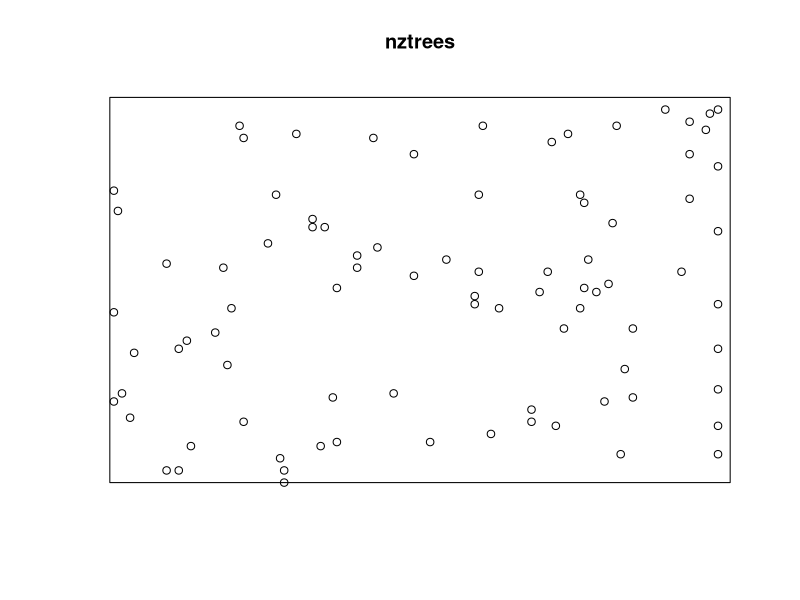
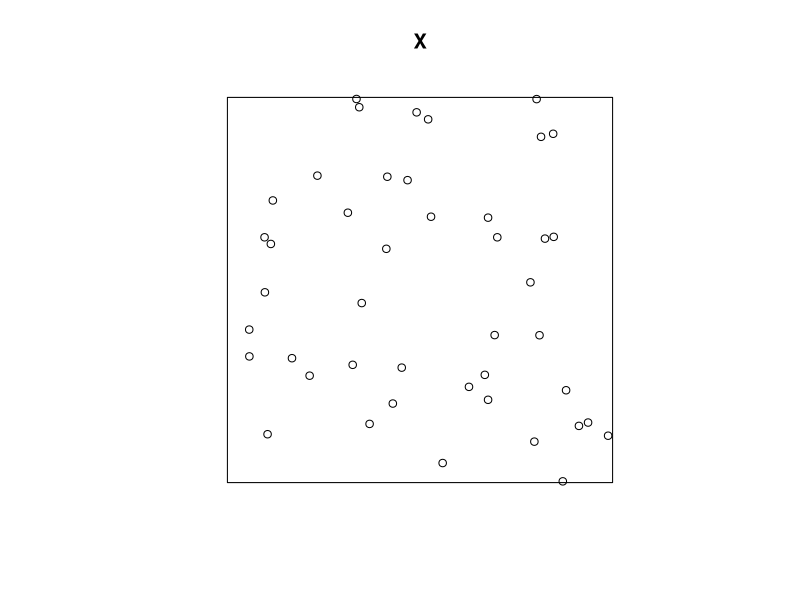
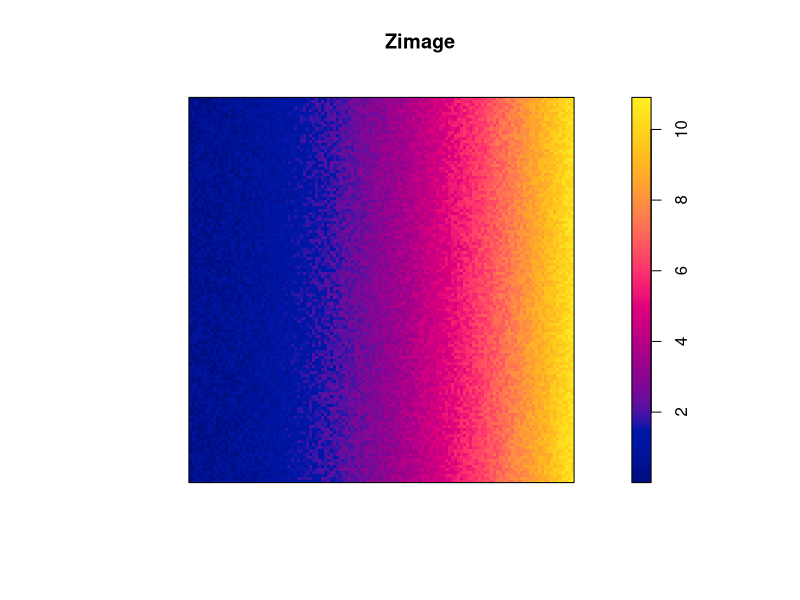
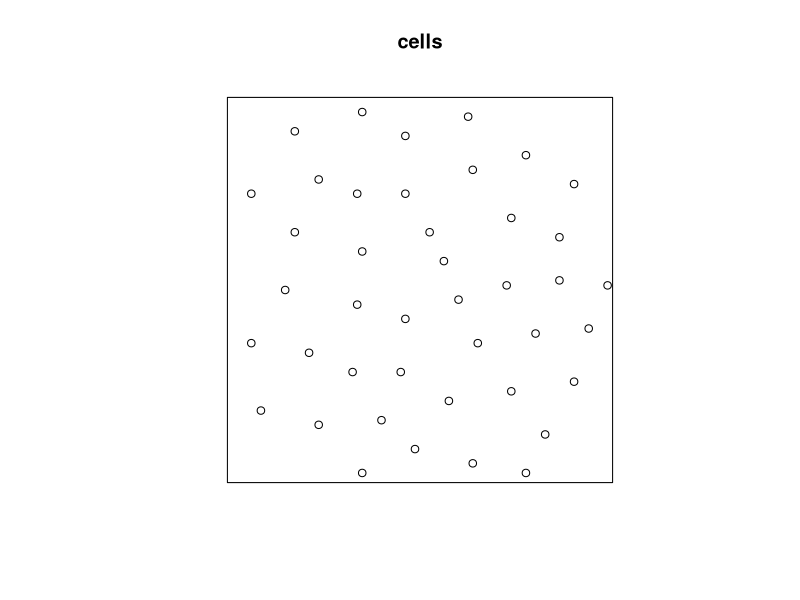
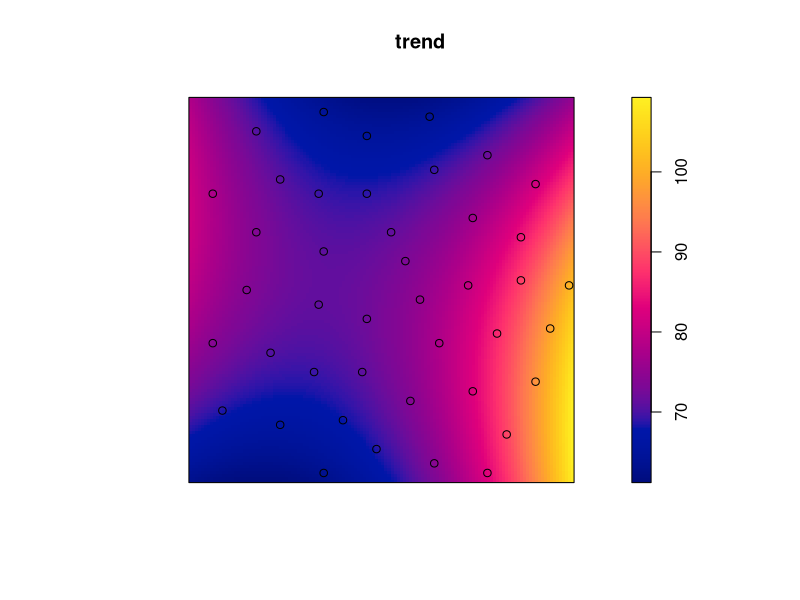
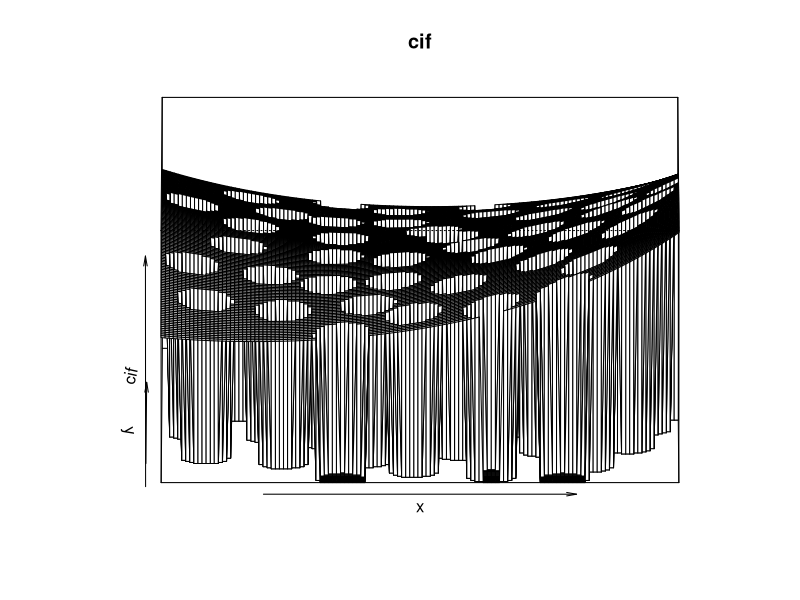
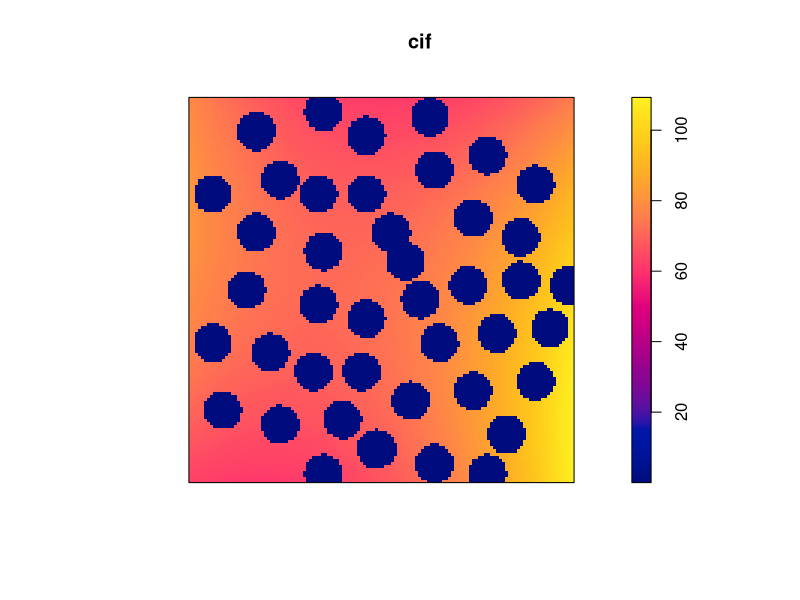
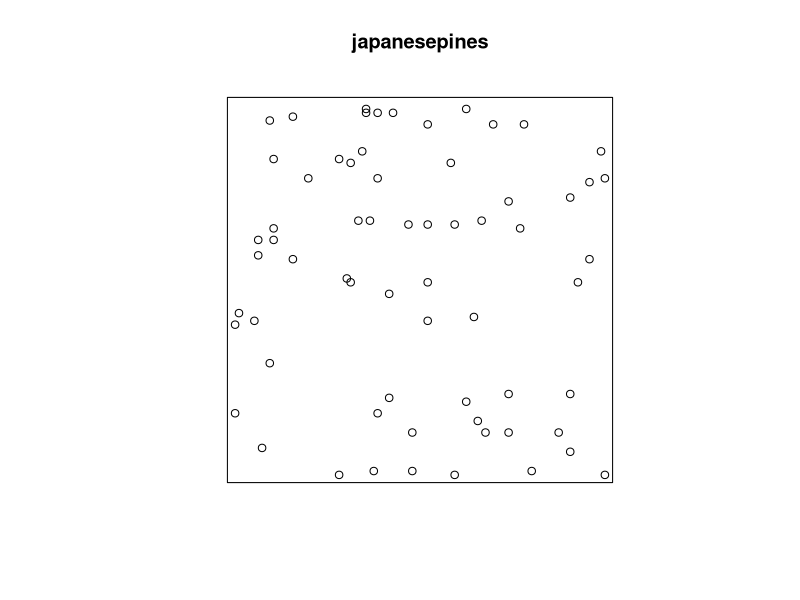

Reproduce these figures in R, in order.
rm(list=ls())
library(spatstat)
data(nztrees)
plot(nztrees)
ppm(nztrees)
# fit the stationary Poisson process
# to point pattern 'nztrees'

Q <- quadscheme(nztrees) 
ppm(Q) 
# equivalent.

ppm(nztrees, ~ x)
# fit the nonstationary Poisson process 
# with intensity function lambda(x,y) = exp(a + bx)
# where x,y are the Cartesian coordinates
# and a,b are parameters to be estimated

ppm(nztrees, ~ polynom(x,2))
# fit the nonstationary Poisson process 
# with intensity function lambda(x,y) = exp(a + bx + cx^2)

library(splines)
ppm(nztrees, ~ bs(x,df=3))
#       WARNING: do not use predict.ppm() on this result
# Fits the nonstationary Poisson process 
# with intensity function lambda(x,y) = exp(B(x))
# where B is a B-spline with df = 3

ppm(nztrees, ~1, Strauss(r=10), rbord=10)
# Fit the stationary Strauss process with interaction range r=10
# using the border method with margin rbord=10

ppm(nztrees, ~ x, Strauss(13), correction="periodic")
# Fit the nonstationary Strauss process with interaction range r=13
# and exp(first order potential) =  activity = beta(x,y) = exp(a+bx)
# using the periodic correction.

# Huang-Ogata fit:
## Not run: ppm(nztrees, ~1, Strauss(r=10), rbord=10, method="ho")


# COVARIATES
#
X <- rpoispp(42)
plot(X)
X
weirdfunction <- function(x,y){ 10 * x^2 + runif(length(x))}
Zimage <- as.im(weirdfunction, unit.square())
#
# (a) covariate values in pixel image
plot(Zimage)
ppm(X, ~ y + Z, covariates=list(Z=Zimage))
#
# (b) covariate values in data frame
Q <- quadscheme(X)
xQ <- x.quad(Q)
yQ <- y.quad(Q)
Zvalues <- weirdfunction(xQ,yQ)
ppm(Q, ~ y + Z, covariates=data.frame(Z=Zvalues))
# Note Q not X

################################################
################################################
########### PREDICT ############################
data(cells)
plot(cells)
m <- ppm(cells ~ polynom(x,y,2), Strauss(0.05))
trend <- predict(m, type="trend")
## Not run: 
image(trend)
points(cells)
summary(trend)
## End(Not run)
cif <- predict(m, type="cif")
## Not run: 
persp(cif)
plot(cif)
## End(Not run)
mj <- ppm(japanesepines ~ harmonic(x,y,2))
se <- predict(mj, se=TRUE) # image of standard error
ci <- predict(mj, interval="c") # two images, confidence interval
plot(japanesepines)
# prediction interval for total number of points
predict(mj, type="count", interval="p")

# prediction intervals for counts in tiles
predict(mj, window=quadrats(japanesepines, 3), type="count", interval="p")

# prediction at arbitrary locations
predict(mj, locations=data.frame(x=0.3, y=0.4))

X <- runifpoint(5, Window(japanesepines))
predict(mj, locations=X, se=TRUE)

# multitype
rr <- matrix(0.06, 2, 2)
ma <- ppm(amacrine ~ marks,  MultiStrauss(rr))
Z <- predict(ma)
Z <- predict(ma, type="cif")
predict(ma, locations=data.frame(x=0.8, y=0.5,marks="on"), type="cif")
